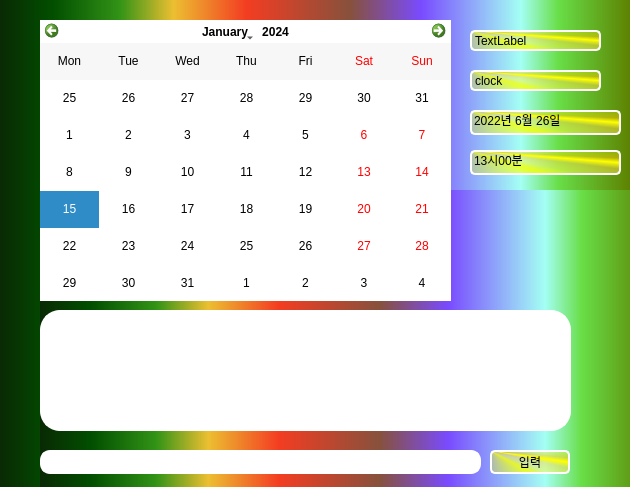
<?xml version="1.0" encoding="UTF-8"?>
<ui version="4.0">
 <class>Widget</class>
 <widget class="QWidget" name="Widget">
  <property name="geometry">
   <rect>
    <x>0</x>
    <y>0</y>
    <width>630</width>
    <height>487</height>
   </rect>
  </property>
  <property name="windowTitle">
   <string>캘린더</string>
  </property>
  <property name="styleSheet">
   <string notr="true">background-color: qlineargradient(spread:pad, x1:0, y1:0, x2:1, y2:0, stop:0 rgba(9, 41, 4, 255), stop:0.085 rgba(2, 79, 0, 255), stop:0.19 rgba(50, 147, 22, 255), stop:0.275 rgba(236, 191, 49, 255), stop:0.39 rgba(243, 61, 34, 255), stop:0.555 rgba(135, 81, 60, 255), stop:0.667 rgba(121, 75, 255, 255), stop:0.825 rgba(164, 255, 244, 255), stop:0.885 rgba(104, 222, 71, 255), stop:1 rgba(93, 128, 0, 255));</string>
  </property>
  <widget class="QPushButton" name="btn">
   <property name="geometry">
    <rect>
     <x>490</x>
     <y>450</y>
     <width>80</width>
     <height>24</height>
    </rect>
   </property>
   <property name="styleSheet">
    <string notr="true">background-color: qconicalgradient(cx:0, cy:0, angle:135, stop:0 rgba(255, 255, 0, 69), stop:0.375 rgba(255, 255, 0, 69), stop:0.423533 rgba(251, 255, 0, 145), stop:0.45 rgba(247, 255, 0, 208), stop:0.477581 rgba(255, 244, 71, 130), stop:0.518717 rgba(255, 218, 71, 130), stop:0.55 rgba(255, 255, 0, 255), stop:0.57754 rgba(255, 203, 0, 130), stop:0.625 rgba(255, 255, 0, 69), stop:1 rgba(255, 255, 0, 69));
border: 2px solid rgb(255, 255, 255);
border-radius: 5px;</string>
   </property>
   <property name="text">
    <string>입력</string>
   </property>
  </widget>
  <widget class="QCalendarWidget" name="calendar">
   <property name="geometry">
    <rect>
     <x>40</x>
     <y>20</y>
     <width>411</width>
     <height>281</height>
    </rect>
   </property>
   <property name="styleSheet">
    <string notr="true">background-color: rgb(255, 255, 255);
color: rgb(0, 0, 0);</string>
   </property>
   <property name="gridVisible">
    <bool>false</bool>
   </property>
   <property name="verticalHeaderFormat">
    <enum>QCalendarWidget::NoVerticalHeader</enum>
   </property>
   <property name="navigationBarVisible">
    <bool>true</bool>
   </property>
   <property name="dateEditEnabled">
    <bool>true</bool>
   </property>
  </widget>
  <widget class="QTextEdit" name="text">
   <property name="geometry">
    <rect>
     <x>40</x>
     <y>310</y>
     <width>531</width>
     <height>121</height>
    </rect>
   </property>
   <property name="styleSheet">
    <string notr="true">border: 2px solid rgb(255, 255, 255);
border-radius: 20px;
background-color: rgb(255, 255, 255);</string>
   </property>
  </widget>
  <widget class="QLabel" name="clock">
   <property name="geometry">
    <rect>
     <x>470</x>
     <y>70</y>
     <width>131</width>
     <height>21</height>
    </rect>
   </property>
   <property name="styleSheet">
    <string notr="true">background-color: qconicalgradient(cx:0, cy:0, angle:135, stop:0 rgba(255, 255, 0, 69), stop:0.375 rgba(255, 255, 0, 69), stop:0.423533 rgba(251, 255, 0, 145), stop:0.45 rgba(247, 255, 0, 208), stop:0.477581 rgba(255, 244, 71, 130), stop:0.518717 rgba(255, 218, 71, 130), stop:0.55 rgba(255, 255, 0, 255), stop:0.57754 rgba(255, 203, 0, 130), stop:0.625 rgba(255, 255, 0, 69), stop:1 rgba(255, 255, 0, 69));
border: 2px solid rgb(255, 255, 255);
border-radius: 5px;</string>
   </property>
   <property name="text">
    <string>clock</string>
   </property>
  </widget>
  <widget class="QLabel" name="show_date_time">
   <property name="geometry">
    <rect>
     <x>470</x>
     <y>30</y>
     <width>131</width>
     <height>21</height>
    </rect>
   </property>
   <property name="styleSheet">
    <string notr="true">background-color: qconicalgradient(cx:0, cy:0, angle:135, stop:0 rgba(255, 255, 0, 69), stop:0.375 rgba(255, 255, 0, 69), stop:0.423533 rgba(251, 255, 0, 145), stop:0.45 rgba(247, 255, 0, 208), stop:0.477581 rgba(255, 244, 71, 130), stop:0.518717 rgba(255, 218, 71, 130), stop:0.55 rgba(255, 255, 0, 255), stop:0.57754 rgba(255, 203, 0, 130), stop:0.625 rgba(255, 255, 0, 69), stop:1 rgba(255, 255, 0, 69));
border: 2px solid rgb(255, 255, 255);
border-radius: 5px;</string>
   </property>
   <property name="text">
    <string>TextLabel</string>
   </property>
  </widget>
  <widget class="QDateEdit" name="date">
   <property name="enabled">
    <bool>true</bool>
   </property>
   <property name="geometry">
    <rect>
     <x>470</x>
     <y>110</y>
     <width>151</width>
     <height>25</height>
    </rect>
   </property>
   <property name="focusPolicy">
    <enum>Qt::WheelFocus</enum>
   </property>
   <property name="acceptDrops">
    <bool>false</bool>
   </property>
   <property name="autoFillBackground">
    <bool>false</bool>
   </property>
   <property name="styleSheet">
    <string notr="true">background-color: qconicalgradient(cx:0, cy:0, angle:135, stop:0 rgba(255, 255, 0, 69), stop:0.375 rgba(255, 255, 0, 69), stop:0.423533 rgba(251, 255, 0, 145), stop:0.45 rgba(247, 255, 0, 208), stop:0.477581 rgba(255, 244, 71, 130), stop:0.518717 rgba(255, 218, 71, 130), stop:0.55 rgba(255, 255, 0, 255), stop:0.57754 rgba(255, 203, 0, 130), stop:0.625 rgba(255, 255, 0, 69), stop:1 rgba(255, 255, 0, 69));
border: 2px solid rgb(255, 255, 255);
border-radius: 5px;</string>
   </property>
   <property name="readOnly">
    <bool>false</bool>
   </property>
   <property name="buttonSymbols">
    <enum>QAbstractSpinBox::NoButtons</enum>
   </property>
   <property name="minimumDate">
    <date>
     <year>2022</year>
     <month>6</month>
     <day>26</day>
    </date>
   </property>
   <property name="displayFormat">
    <string>yyyy년 M월 d일</string>
   </property>
  </widget>
  <widget class="QTimeEdit" name="time">
   <property name="geometry">
    <rect>
     <x>470</x>
     <y>150</y>
     <width>151</width>
     <height>25</height>
    </rect>
   </property>
   <property name="styleSheet">
    <string notr="true">background-color: qconicalgradient(cx:0, cy:0, angle:135, stop:0 rgba(255, 255, 0, 69), stop:0.375 rgba(255, 255, 0, 69), stop:0.423533 rgba(251, 255, 0, 145), stop:0.45 rgba(247, 255, 0, 208), stop:0.477581 rgba(255, 244, 71, 130), stop:0.518717 rgba(255, 218, 71, 130), stop:0.55 rgba(255, 255, 0, 255), stop:0.57754 rgba(255, 203, 0, 130), stop:0.625 rgba(255, 255, 0, 69), stop:1 rgba(255, 255, 0, 69));
border: 2px solid rgb(255, 255, 255);
border-radius: 5px;</string>
   </property>
   <property name="buttonSymbols">
    <enum>QAbstractSpinBox::NoButtons</enum>
   </property>
   <property name="dateTime">
    <datetime>
     <hour>13</hour>
     <minute>0</minute>
     <second>0</second>
     <year>2022</year>
     <month>6</month>
     <day>26</day>
    </datetime>
   </property>
   <property name="maximumDateTime">
    <datetime>
     <hour>23</hour>
     <minute>59</minute>
     <second>59</second>
     <year>2022</year>
     <month>6</month>
     <day>26</day>
    </datetime>
   </property>
   <property name="minimumTime">
    <time>
     <hour>0</hour>
     <minute>0</minute>
     <second>0</second>
    </time>
   </property>
   <property name="displayFormat">
    <string>hh시mm분</string>
   </property>
   <property name="calendarPopup">
    <bool>false</bool>
   </property>
   <property name="timeSpec">
    <enum>Qt::LocalTime</enum>
   </property>
  </widget>
  <widget class="QLineEdit" name="date_input">
   <property name="geometry">
    <rect>
     <x>40</x>
     <y>450</y>
     <width>441</width>
     <height>24</height>
    </rect>
   </property>
   <property name="styleSheet">
    <string notr="true">border: 2px solid rgb(255, 255, 255);
border-radius: 10px;
background-color: rgb(255, 255, 255);</string>
   </property>
  </widget>
  <widget class="QLabel" name="label">
   <property name="geometry">
    <rect>
     <x>40</x>
     <y>190</y>
     <width>611</width>
     <height>501</height>
    </rect>
   </property>
   <property name="text">
    <string/>
   </property>
   <property name="pixmap">
    <pixmap>img/bono.png</pixmap>
   </property>
  </widget>
  <zorder>label</zorder>
  <zorder>btn</zorder>
  <zorder>calendar</zorder>
  <zorder>text</zorder>
  <zorder>clock</zorder>
  <zorder>show_date_time</zorder>
  <zorder>date</zorder>
  <zorder>time</zorder>
  <zorder>date_input</zorder>
 </widget>
 <resources/>
 <connections/>
</ui>
